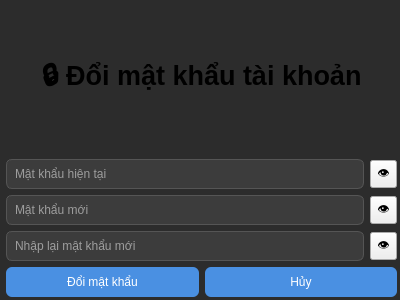
<?xml version="1.0" encoding="UTF-8"?>
<ui version="4.0">
 <class>ChangePasswordDialog</class>
 <widget class="QDialog" name="ChangePasswordDialog">
  <property name="geometry">
   <rect>
    <x>0</x>
    <y>0</y>
    <width>400</width>
    <height>300</height>
   </rect>
  </property>
  <property name="windowTitle">
   <string>Đổi mật khẩu</string>
  </property>
  <property name="styleSheet">
   <string notr="true">
    QDialog {
        background-color: #2c2c2c;
        color: white;
        font-size: 14px;
    }
    QLineEdit {
        background-color: #3c3c3c;
        border: 1px solid #555;
        padding: 6px;
        border-radius: 6px;
        color: white;
    }
    QPushButton {
        background-color: #4a90e2;
        color: white;
        border: none;
        border-radius: 6px;
        padding: 8px;
    }
    QPushButton:hover {
        background-color: #357ABD;
    }
   </string>
  </property>
  <widget class="QWidget" name="">
   <property name="geometry">
    <rect>
     <x>6</x>
     <y>6</y>
     <width>391</width>
     <height>291</height>
    </rect>
   </property>
   <layout class="QVBoxLayout" name="verticalLayout_2">
    <item>
     <widget class="QLabel" name="labelTitle">
      <property name="text">
       <string>&lt;html&gt;&lt;head/&gt;&lt;body&gt;&lt;p&gt;&lt;span style=&quot; font-size:20pt; font-weight:600;&quot;&gt;🔒 Đổi mật khẩu tài khoản&lt;/span&gt;&lt;/p&gt;&lt;/body&gt;&lt;/html&gt;</string>
      </property>
      <property name="alignment">
       <set>Qt::AlignCenter</set>
      </property>
     </widget>
    </item>
    <item>
     <layout class="QVBoxLayout" name="verticalLayout">
      <item>
       <layout class="QHBoxLayout" name="horizontalLayout">
        <item>
         <widget class="QLineEdit" name="oldPasswordLineEdit">
          <property name="echoMode">
           <enum>QLineEdit::Password</enum>
          </property>
          <property name="placeholderText">
           <string>Mật khẩu hiện tại</string>
          </property>
         </widget>
        </item>
        <item>
         <widget class="QToolButton" name="eyeButtonOld">
          <property name="text">
           <string>👁️</string>
          </property>
         </widget>
        </item>
       </layout>
      </item>
      <item>
       <layout class="QHBoxLayout" name="horizontalLayout_2">
        <item>
         <widget class="QLineEdit" name="newPasswordLineEdit">
          <property name="echoMode">
           <enum>QLineEdit::Password</enum>
          </property>
          <property name="placeholderText">
           <string>Mật khẩu mới</string>
          </property>
         </widget>
        </item>
        <item>
         <widget class="QToolButton" name="eyeButtonNew">
          <property name="text">
           <string>👁️</string>
          </property>
         </widget>
        </item>
       </layout>
      </item>
      <item>
       <layout class="QHBoxLayout" name="horizontalLayout_3">
        <item>
         <widget class="QLineEdit" name="confirmPasswordLineEdit">
          <property name="echoMode">
           <enum>QLineEdit::Password</enum>
          </property>
          <property name="placeholderText">
           <string>Nhập lại mật khẩu mới</string>
          </property>
         </widget>
        </item>
        <item>
         <widget class="QToolButton" name="eyeButtonConfirm">
          <property name="text">
           <string>👁️</string>
          </property>
         </widget>
        </item>
       </layout>
      </item>
     </layout>
    </item>
    <item>
     <layout class="QHBoxLayout" name="buttonLayout">
      <item>
       <widget class="QPushButton" name="changePasswordButton">
        <property name="text">
         <string>Đổi mật khẩu</string>
        </property>
       </widget>
      </item>
      <item>
       <widget class="QPushButton" name="cancelButton">
        <property name="text">
         <string>Hủy</string>
        </property>
       </widget>
      </item>
     </layout>
    </item>
   </layout>
  </widget>
 </widget>
 <resources/>
 <connections/>
</ui>
